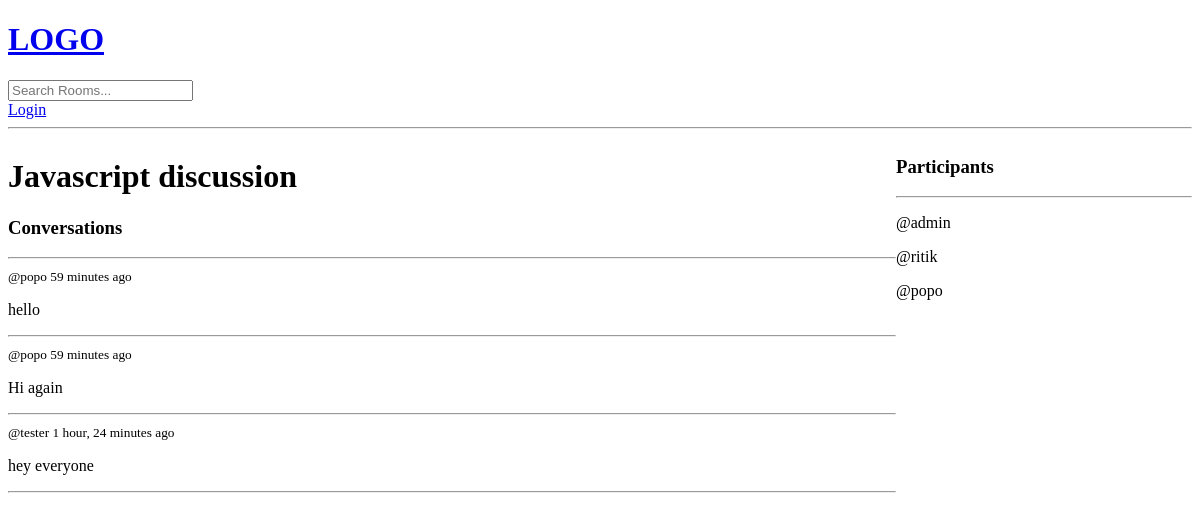
Before: /room/3 with the older database file.
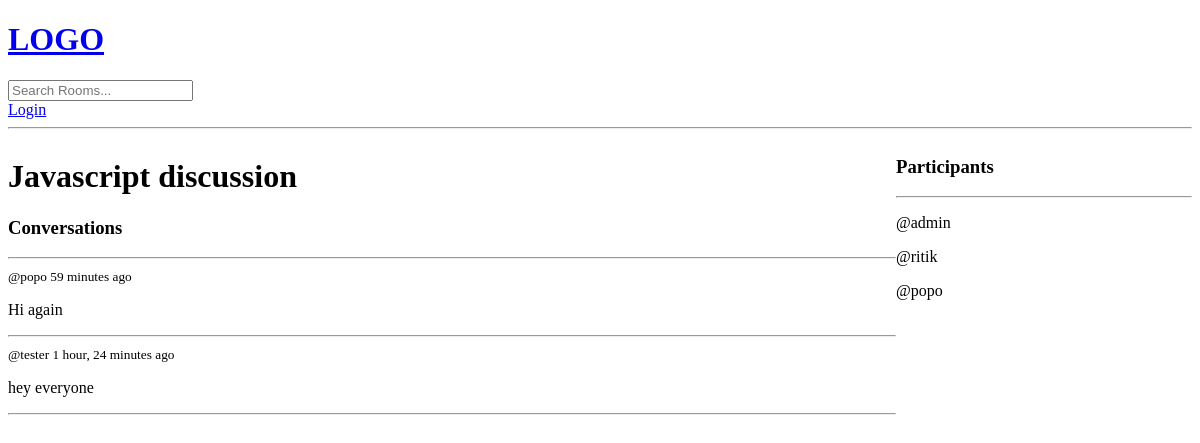
After: the same page with the newer database file.
### base/models.py (models this page shows, shortened)
class Room(models.Model):
    host = models.ForeignKey(User, on_delete=models.SET_NULL, null=True)
    topic = models.ForeignKey(Topic, on_delete=models.SET_NULL, null=True)
    name = models.CharField(max_length=200)
    description = models.TextField(null=True, blank=True)
    participants = models.ManyToManyField(User, related_name='participants', blank=True)
    updated = models.DateTimeField(auto_now=True)
    created = models.DateTimeField(auto_now_add=True)
    class Meta:
        ordering = ['-updated','-created']

class Message(models.Model):
    user = models.ForeignKey(User,on_delete=models.CASCADE)
    room = models.ForeignKey(Room, on_delete=models.CASCADE)
    body = models.TextField()
    updated = models.DateTimeField(auto_now=True)
    created = models.DateTimeField(auto_now_add=True)
    class Meta:
        ordering = ['-updated','-created']

### base/views.py (the view, shortened to what this page needs)
# urls.py: path('room/<str:pk>', views.room, name="room"),
def room(request, pk):
    room = Room.objects.get(id=pk)
    room_messages = room.message_set.all().order_by('-created')
    participants = room.participants.all()
    context = {'room':room, 'room_messages':room_messages, 'participants':participants}
    return render(request,'base/room.html', context)

### base/templates/base/room.html (shortened to what this page needs)
{% extends 'main.html' %}
{% block content %}
<div class="room-container">
    <div>
        <h1>{{room.name}}</h1>
        <div class="comment-wrapper">
            <h3>Conversations</h3>
            <hr>
            {% for message in room_messages %}
            <div>
                <small>@{{message.user}}  {{message.created|timesince}} ago</small>
                <p>{{message.body}}</p>
                <hr>
            </div>
            {% endfor %}
        </div>
    </div>
    <div>
        <h3>Participants</h3>
        <hr>
        {% for user in participants %}
        <div>
            <p>@{{user.username}}</p>
        </div>
        {% endfor %}
    </div>
</div>
{% endblock %}

### templates/main.html (shortened to what this page needs)
<!DOCTYPE html>
<html>
    <head>
    </head>
    <body>
        {% include 'navbar.html' %}
        {% block content %}
        {% endblock %}
    </body>
</html>

### templates/navbar.html
<a href="/">
    <h1>LOGO</h1>
</a>
<form method="GET" action="{% url 'home' %}">
    <input type="text" name="q" placeholder="Search Rooms..."/>
</form>
{% if request.user.is_authenticated %}
<p>Hello {{request.user.username}}</p>
    <a href="{% url 'logout' %}">Logout</a>
{% else %}
    <a href="{% url 'login' %}">Login</a>
{% endif %}
<hr>

### base/templates/base/room.html (style rules this page uses)
.room-container { display:grid; grid-template-columns:3fr 1fr; }

Changed rows visible on the page:
removed Message: user "popo", created "59 minutes", body "hello"
